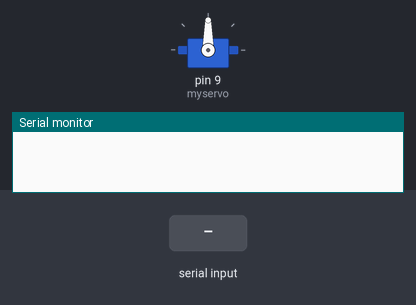
Bench run of a sketch on a simulated Arduino Uno, built with avr-gcc and run on an emulated ATmega328P. Shown: servo, the last lines printed to the serial monitor. The test bench sets the inputs (shaded band).

Above: at 1.2 s.
1.3 s: "1" received over Serial
At 2.0 s:
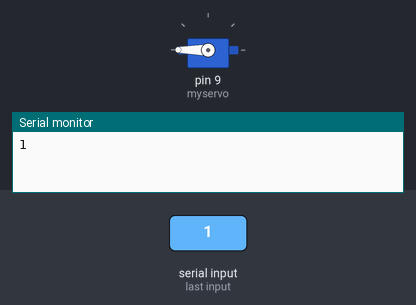
2.9 s: "2" received over Serial
Timing chart, 0 to 5.9 s (numbered marks = the images above; inputs shaded):
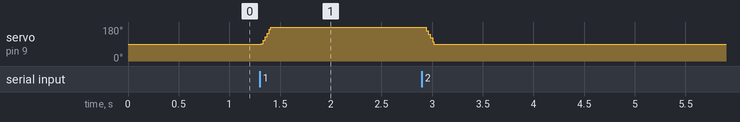

The sketch:

petfeeder.ino
```cpp
#include <SoftwareSerial.h> // TX RX software library for bluetooth
#include <Servo.h> // servo library
int pos=0;
int r=2;
String sign;
unsigned long previousMillis = 0UL;
unsigned long interval = 4000UL;

Servo myservo; // servo name

void setup()
{
  myservo.attach(9); // attach servo signal wire to pin 9
  //Setup usb serial connection to computer
  Serial.begin(9600);
  //Setup Bluetooth serial connection to android
}

void loop()
{
  unsigned long currentMillis = millis();
  //Read from bluetooth and write to usb serial
  while(Serial.available()) // receive number from bluetooth
  {
    delay(10);
    char c=Serial.read();
    sign +=c;
  }
  if(currentMillis - previousMillis >= interval){
      if(r==1)
      {
        for (pos = 190; pos >= 90; pos -= 1) { // goes from 90 degrees to 0 degrees
        myservo.write(pos);              // tell servo to go to position in variable 'pos'
        delay(1);                       // waits 1 ms for the servo to reach the position
        }
      r=2;
      }
  }
  if(sign.length()>0)
  {
    Serial.println(sign);
    if(sign=="1")
    {
      if(r==2){
      for (pos = 90; pos <= 190; pos += 1)
      { // goes from 0 degrees to 90 degrees
        // in steps of 1 degree
        myservo.write(pos);              // tell servo to go to position in variable 'pos'
        delay(1); // waits 1 ms for the servo to reach the position
      }
      r=1;
      previousMillis = currentMillis;
    }
    }
    if(sign == "2")
    {
      if(r==1){
      for (pos = 190; pos >= 90; pos -= 1)
      { // goes from 90 degrees to 0 degrees
        myservo.write(pos);              // tell servo to go to position in variable 'pos'
        delay(1);                       // waits 1 ms for the servo to reach the position
      }
      r=2;
    }
    }
    sign="";
  }
}
```

Measured:
- after the input at 1.3 s, servo on pin 9 (myservo): 90° → 180° at once
